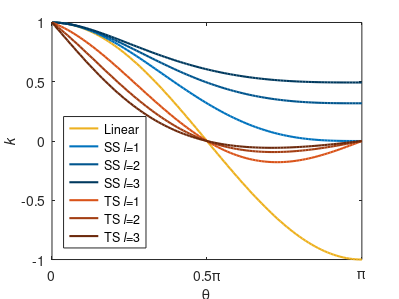

The MATLAB source for this figure:
clear; close all;

ssrelu = @(theta_ss)          (sin(theta_ss)+(pi-theta_ss).*cos(theta_ss))/pi;
tsrelu = @(theta_ss, theta_ts)(1-theta_ss/pi).*cos(theta_ts);

theta = linspace(0,1);

ln = {   cos(pi*theta          )};
ss = {ssrelu(pi*theta          )};
ts = {tsrelu(pi*theta, pi*theta)};

for i = 1:3
    ts = [ts {tsrelu(acos(ss{end}), acos(ts{end}))}];
    ss = [ss {ssrelu(acos(ss{end})               )}];
end
    
figure; cm = lines(3); lw = 1.5;

plot(theta, ln{1}, 'LineWidth', lw, 'Color', cm(3,:)*1.00); hold on;

plot(theta, ss{1}, 'LineWidth', lw, 'Color', cm(1,:)*1.00);
plot(theta, ss{2}, 'LineWidth', lw, 'Color', cm(1,:)*0.75);
plot(theta, ss{3}, 'LineWidth', lw, 'Color', cm(1,:)*0.50);

plot(theta, ts{1}, 'LineWidth', lw, 'Color', cm(2,:)*1.00);
plot(theta, ts{2}, 'LineWidth', lw, 'Color', cm(2,:)*0.75);
plot(theta, ts{3}, 'LineWidth', lw, 'Color', cm(2,:)*0.50);

xlabel('\theta'); set(gca,'XTick',[0 0.5 1]); set(gca,'XTickLabel',{'0','0.5\pi','\pi'})
ylabel('\it{k}');

l = {'Linear'};
l = [l {'SS {\it{l}}=1' 'SS {\it{l}}=2' 'SS {\it{l}}=3'}];
l = [l {'TS {\it{l}}=1' 'TS {\it{l}}=2' 'TS {\it{l}}=3'}];

legend(l,'location','southwest');
set(gcf, 'Position', [0 0 400 300], 'PaperPositionMode', 'auto');

%print(gcf, '-dpdf', 'vis_kern.pdf');
%gs -dSAFER -dNOPLATFONTS -dNOPAUSE -dBATCH -sDEVICE=pdfwrite -sPAPERSIZE=letter -dCompatibilityLevel=1.4 -dPDFSETTINGS=/printer -dCompatibilityLevel=1.4 -dMaxSubsetPct=100 -dSubsetFonts=true -dEmbedAllFonts=true -sOutputFile=e_vis_kern.pdf -f vis_kern.pdf
